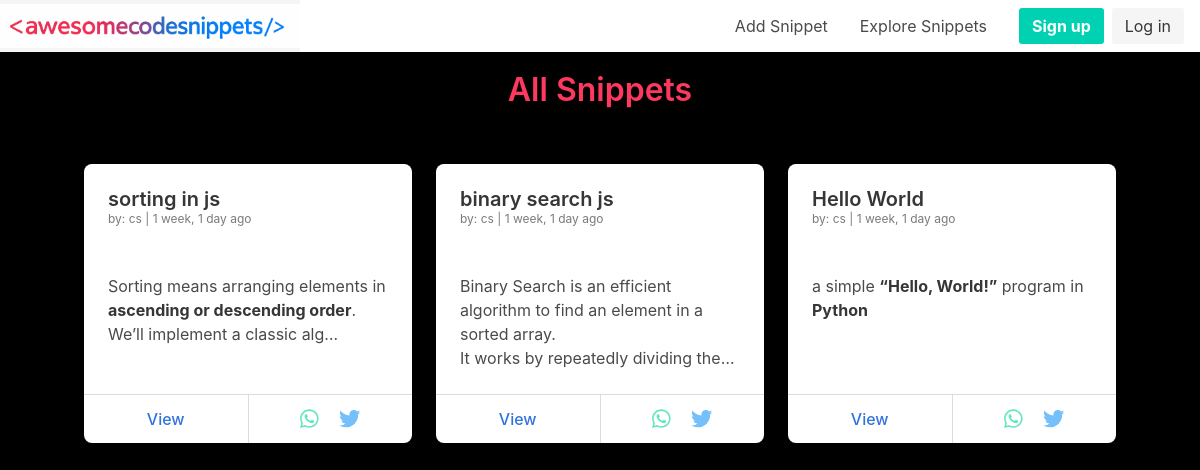
Page /snippet/list/ on the earlier database version.
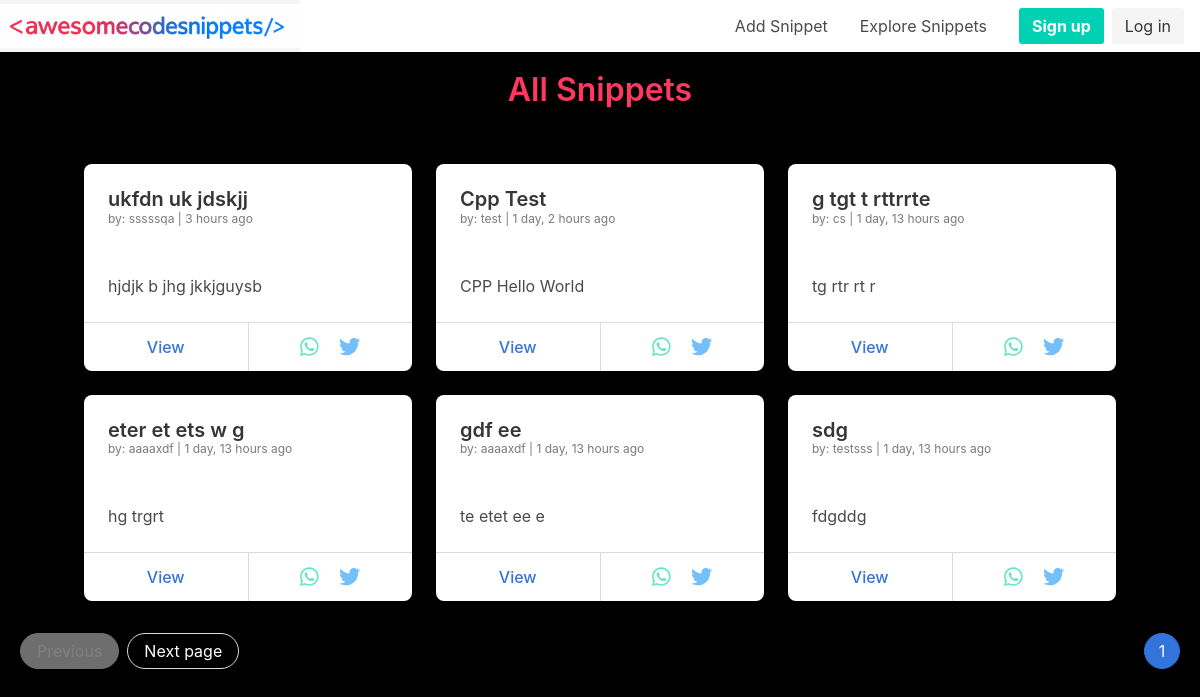
Same page on the later database version.
### snippets/models.py (models this page shows, shortened)
class Snippet(models.Model):
    title=models.CharField(max_length=500)
    coder=models.ForeignKey(CustomUser,on_delete=models.CASCADE)
    description=CKEditor5Field(blank=True,null=True)
    description_html=models.TextField(editable=False)
    code=models.TextField()
    highlighted_code=models.TextField(editable=False)
    tags=TagField()
    publication_date=models.DateTimeField(editable=False)
    updated_date=models.DateTimeField(editable=False)
    language = models.CharField(choices=LANGUAGE_CHOICES, default='python', max_length=100)
    style = models.CharField(choices=STYLE_CHOICES, default='friendly', max_length=100)
    class Meta:
        ordering=['-publication_date']
    def get_absolute_url(self):
        return reverse('detail_snippet',args=[str(self.pk)])

class CustomUser(AbstractUser):
    name=models.CharField(_("Name"),max_length=200)
    class Meta:
        unique_together=('name','email','id')

### snippets/views.py (the view)
# urls.py: path('snippet/list/',ListSnippet.as_view(),name='list_snippet'),
class ListSnippet(ListView):
    template_name='snippets/list.html'
    model=Snippet
    paginate_by=6
    def get_queryset(self):
        if self.request.path=='/snippet/user/' and self.request.user.is_authenticated==True:
            return super().get_queryset().filter(coder=self.request.user)
        elif self.request.path=='/snippet/user/':
             raise PermissionDenied
        return super().get_queryset()

### templates/snippets/list.html (shortened to what this page needs)
{% extends 'base.html' %}
{% block content %}
{% load static %}
{% load humanize %}
<link rel="stylesheet" href="{% static 'css/list.css' %}">
{% include 'navbar.html' %}
<div class="main-section">
  <div>
    {% if request.path == '/snippet/user/' %}
    <p class='has-text-danger is-centered title' style="text-align: center;">My Snippets</p>
    {% else %}
    <p class='has-text-danger is-centered title' style="text-align: center;">All Snippets</p>
    {% endif %}
    <div class="snippet-list">
      <div class="snippet-grid">
        {% for object in object_list %}
        <div class="card my-cards">
          <div class="card-content">
            <p class="title is-5 has-text-dark">{{ object.title }}</p>
            <p class="subtitle is-7 has-text-grey">
              by: {{ object.coder.username|default:"NA" }} | {{ object.publication_date|naturaltime }}
            </p>
            <p class="subtitle is-6 has-text-info truncate-text">
              {{ object.description_html|safe|truncatechars:120 }}
            </p>
          </div>
          <footer class="card-footer">
            <p class="card-footer-item">
              <a href="{% url 'detail_snippet' object.id %}">View</a>
            </p>
            <p class="card-footer-item share-links">
              <a href="https://wa.me/?text={{ object.title|urlencode }} - Check out this code snippet on AwesomeCodeSnippets! {{ object.get_absolute_url|urlencode }}"
                target="_blank" rel="noopener noreferrer">
                <i class="fab fa-whatsapp fa-lg" style="color: #63E6BE;"></i>
              </a>
              <a href="https://twitter.com/intent/tweet?text={{ object.title|urlencode }} - Check out this code snippet on AwesomeCodeSnippets! {{ request.scheme }}://{{request.get_host}}/{{ object.get_absolute_url|urlencode }}"
                target="_blank" rel="noopener noreferrer">
                <i class="fab fa-twitter fa-lg" style="color: #74C0FC;"></i>
              </a>
            </p>
          </footer>
        </div>
        {% empty %}
        <div class="notification is-warning has-text-centered">
          No Snippets Yet
        </div>
        {% endfor %}
      </div>
    </div>
    {% if page_obj.has_other_pages %}
    <nav class="pagination is-right is-rounded" role="navigation" aria-label="pagination">
      <ul class="pagination-list is-current">
        <li>
          <a class="pagination-link is-current  " aria-label="Page 1" aria-current="page">
            {{page_obj.number}}
          </a>
        </li>
      </ul>
      {% if page_obj.has_previous %}
      <a class="pagination-previous has-text-white " title="This is the first page"
        href="?page={{page_obj.previous_page_number}}">Previous</a>
      {% else %}
      <a class="pagination-previous has-text-white" title="This is the first page" disabled>Previous</a>
      {% endif %}
      {% if page_obj.has_next %}
      <a href="?page={{page_obj.next_page_number}}" class="pagination-next has-text-white">Next page</a>
      {% else %}
      <a class="pagination-next has-text-white" disabled>Next page</a>
      {% endif %}
    </nav>
    {% endif %}
  </div>
</div>
{% endblock content %}

Differences in the rows shown:
no longer on this page (row unchanged): Snippet: title "sorting in js", coder.username "cs", publication_date "1 week, 1 day ago", description_html "Sorting means arranging elements in ascending or descending order . We’ll implement a classic alg…"
no longer on this page (row edited): Snippet: title "binary search js", coder.username "cs", publication_date "1 week, 1 day ago", description_html "Binary Search is an efficient algorithm to find an element in a sorted array. It works by repeatedly dividing the…"
no longer on this page (row unchanged): Snippet: title "Hello World", coder.username "cs", publication_date "1 week, 1 day ago", description_html "a simple “Hello, World!” program in Python"
added Snippet: title "ukfdn uk jdskjj", coder.username "sssssqa", publication_date "3 hours ago", description_html "hjdjk b jhg jkkjguysb"
added Snippet: title "Cpp Test", coder.username "test", publication_date "1 day, 2 hours ago", description_html "CPP Hello World"
added Snippet: title "g tgt t rttrrte", coder.username "cs", publication_date "1 day, 13 hours ago", description_html "tg rtr rt r"
added Snippet: title "eter et ets w g", coder.username "aaaaxdf", publication_date "1 day, 13 hours ago", description_html "hg trgrt"
added Snippet: title "gdf ee", coder.username "aaaaxdf", publication_date "1 day, 13 hours ago", description_html "te etet ee e"
added Snippet: title "sdg", coder.username "testsss", publication_date "1 day, 13 hours ago", description_html "fdgddg"
Other differences:
{{ page_obj.number }}: (not shown) → "1"
text now shown: "Next page"
